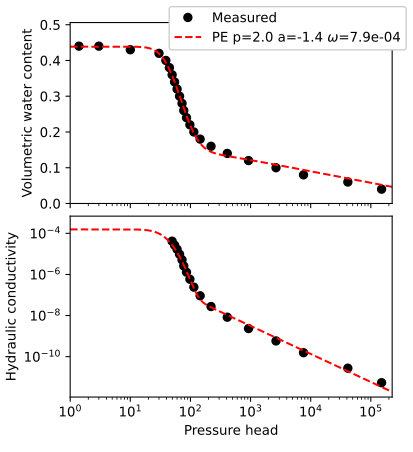

Here is the Python script that generated this plot:
#!/usr/bin/env python3
import numpy as np
import pandas as pd
import unsatfit

MODEL = 'PE'
HB = 2  # hb value of the modified model
H0 = 6.3e6  # Se=0 at h=H0

# Read data from csv file
ht = pd.read_csv('swrc.csv')
h_t = np.array(ht['h'])
theta = np.array(ht['theta'])
hk = pd.read_csv('hcc.csv')
h_k = np.array(hk['h'])
k = np.array(hk['K'])
# Get optimized WRF parameters
f = unsatfit.Fit()
f.swrc = (h_t, theta)
f.unsat = (h_k, k)
qs, qr, w1, hm, sigma1, he = wrf = f.get_wrf_pk(H0)
# Set HCF model
model = MODEL
f.set_model(model, const=[wrf])
# Set modified model when sigma1 > 2
if sigma1 > 2:
    model = 'M' + MODEL
    f.modified_model(HB)  # Change to modified model
# Show model description to optimize HCF function
print(f.model_description)
# Set initial parameters
p = (1, 2, 4, 6)  # Initial values of p
a = (1.5,)  # Initial value of a (positive)
omega = (1e-5, 1e-3)  # Initial values of omeaga
f.ini = ((max(k),), p, a, omega)
# Set bound of parameters
f.b_p = (0.3, 10)  # Minimum and maximum of p
f.b_a = (0.5, 3.5)  # Minimum and maximum of a (positive)
# Set bound of Ks
max_k = max(k) * 2
if min(h_k) > 1:
    max_k = max_k * (min(h_k)) ** 2
f.b_ks = (max(k) * 0.95, max_k)
# Optimize
f.optimize()
if not f.success:
    print(f.message)  # Show error message
    exit(1)
ks, p, a, omega = f.fitted  # Fitted parameters
# Show optimized HCF parameters and R2
print('Hydraulic conductivity parameters and R2')
print(f.message)
# Set figure options
f.label_head = 'Pressure head'
f.label_theta = 'Volumetric water content'
f.label_k = 'Hydraulic conductivity'
f.legend_loc = 'upper right'  # Location of the legend
f.data_legend = 'Measured'
f.line_legend = '{0} p={1:.1f} a=-{2:.1f} $\omega$={3:.1e}'.format(
    model, p, a, omega)
# Save figure
f.save_fig = True
# PDF file can be produced by changing from '.svg' to '.pdf'
f.filename = MODEL + '.svg'
f.plot()  # Draw figure
